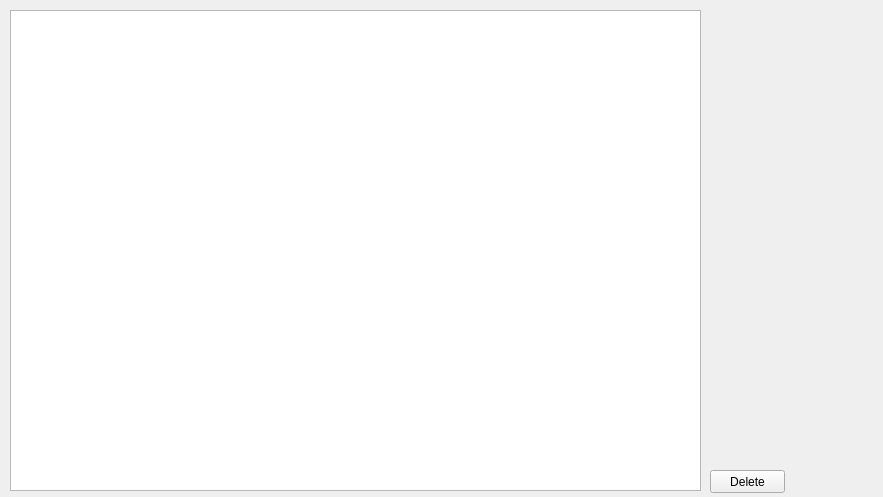
<?xml version="1.0" encoding="UTF-8"?>
<ui version="4.0">
 <class>Form</class>
 <widget class="QWidget" name="Form">
  <property name="geometry">
   <rect>
    <x>0</x>
    <y>0</y>
    <width>883</width>
    <height>497</height>
   </rect>
  </property>
  <property name="minimumSize">
   <size>
    <width>883</width>
    <height>497</height>
   </size>
  </property>
  <property name="maximumSize">
   <size>
    <width>883</width>
    <height>497</height>
   </size>
  </property>
  <property name="windowTitle">
   <string>Delete User</string>
  </property>
  <widget class="QPushButton" name="deleteButton">
   <property name="geometry">
    <rect>
     <x>710</x>
     <y>470</y>
     <width>75</width>
     <height>23</height>
    </rect>
   </property>
   <property name="cursor">
    <cursorShape>PointingHandCursor</cursorShape>
   </property>
   <property name="text">
    <string>Delete</string>
   </property>
  </widget>
  <widget class="QTableWidget" name="deleteUserTable">
   <property name="geometry">
    <rect>
     <x>10</x>
     <y>10</y>
     <width>691</width>
     <height>481</height>
    </rect>
   </property>
  </widget>
 </widget>
 <resources/>
 <connections/>
</ui>
